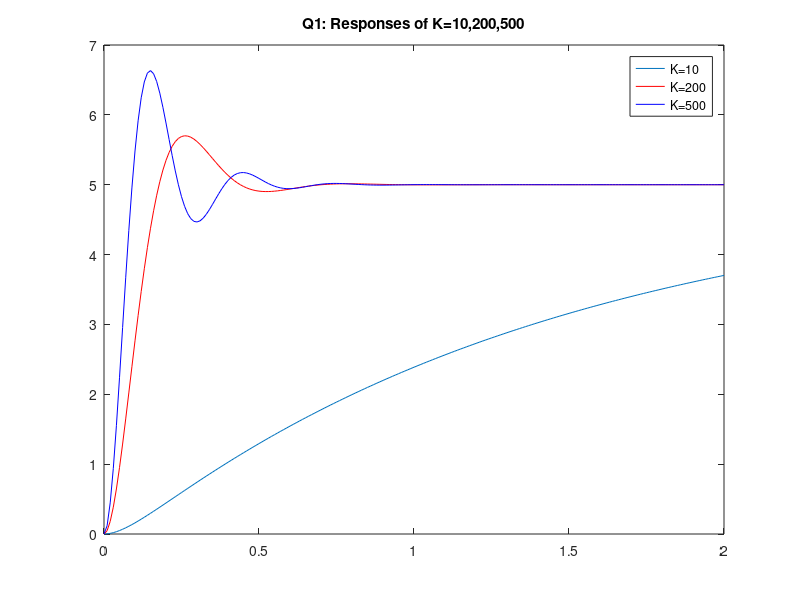

Write the MATLAB code that produced this figure. (Note: this script raises an error after producing the figure.)
clear;
clc;

%Q1:
K1=10;
K2=200;
K3=500;
num1=[5*K1];
den1=[1 15 K1];
num2=[5*K2];
den2=[1 15 K2];
num3=[5*K3];
den3=[1 15 K3];
sys1=tf(num1,den1);
sys2=tf(num2,den2);
sys3=tf(num3,den3);
t=[0:0.01:2];
figure(1)
[y1,t]=step(sys1,t);
[y2,t]=step(sys2,t);
[y3,t]=step(sys3,t);
plot(t,y1,t,y2,'r',t,y3,'b')
legend('K=10','K=200','K=500')
title('Q1: Responses of K=10,200,500')
sys1_Overshoot = stepinfo(sys1).Overshoot;
sys1_SettlingTime = stepinfo(sys1).SettlingTime;
sys2_Overshoot = stepinfo(sys2).Overshoot;
sys2_SettlingTime = stepinfo(sys2).SettlingTime;
sys3_Overshoot = stepinfo(sys3).Overshoot;
sys3_SettlingTime = stepinfo(sys3).SettlingTime;
K_value=["K=10";"K=200";"K=500"];
Percent_Overshoot = [sys1_Overshoot;sys2_Overshoot;sys3_Overshoot];
Settling_Time = [sys1_SettlingTime;sys2_SettlingTime;sys3_SettlingTime];
Steady_State_Error = [4;4;4];
Q1_result_table = table(K_value,Percent_Overshoot,Settling_Time,Steady_State_Error)

%Q2:
num2a = [10]; den2a = [1 2 0];
sys2a = tf(num2a,den2a);
fprintf('Q2(a):\n')
sys2af = feedback(sys2a,1)
num2b=[1]; den2b=[1 2 0];
sys2b=tf(num2b,den2b);
fprintf('Q2(b):\n')
sys2bf = feedback(sys2b,10)
t=[0:0.01:10];
figure(2);
subplot(211);
[y2a,t]=step(sys2af,t);
plot(t,y2a)
title('Q2(a): Step response')
subplot(212);
[y2b,t]=step(sys2bf,t);
plot(t,y2b)
title('Q2(b): Disturbance response')
fprintf('Q2(c):\n')
fprintf('The ess of unit step input is: 0\n')
fprintf('The ess of unit disturbance is: 0.1\n')
fprintf('Q2(d):\n')
fprintf('The maximum tracking error of unit step input is: '+string(max(y2a)-1)+' at '+string(t(find(y2a==max(y2a))))+'s\n')
fprintf('The maximum tracking error of unit disturbance is: '+string(max(y2b))+' at '+string(t(find(y2b==max(y2b))))+'s\n')

%Q3:
num3=35; den3=[1 12 35];
t=[0:0.01:2];
ya=(35/2)*(exp(-5*t)-exp(-7*t));
sys3 = tf(num3,den3);
y3=impulse(sys3,t);
figure(3)
plot(t,y3,t,ya,'--')
legend('Compute','Analytically')
title('Q3: Compare the result of Compute and Analytically')

%Q4:
num4 = [10]; den4 = [1 20 75 0];
sys4 = tf(num4,den4);
sys4f = feedback(sys4,1);
t=[0:0.01:100];
figure(4)
s = tf('s');
[y4,t]=step(sys4f/s,t);
plot(t,y4)
title('Q4: Ramp response')
fprintf('Q4: \n')
fprintf('The ess of ramp step input is: 7.5\n')